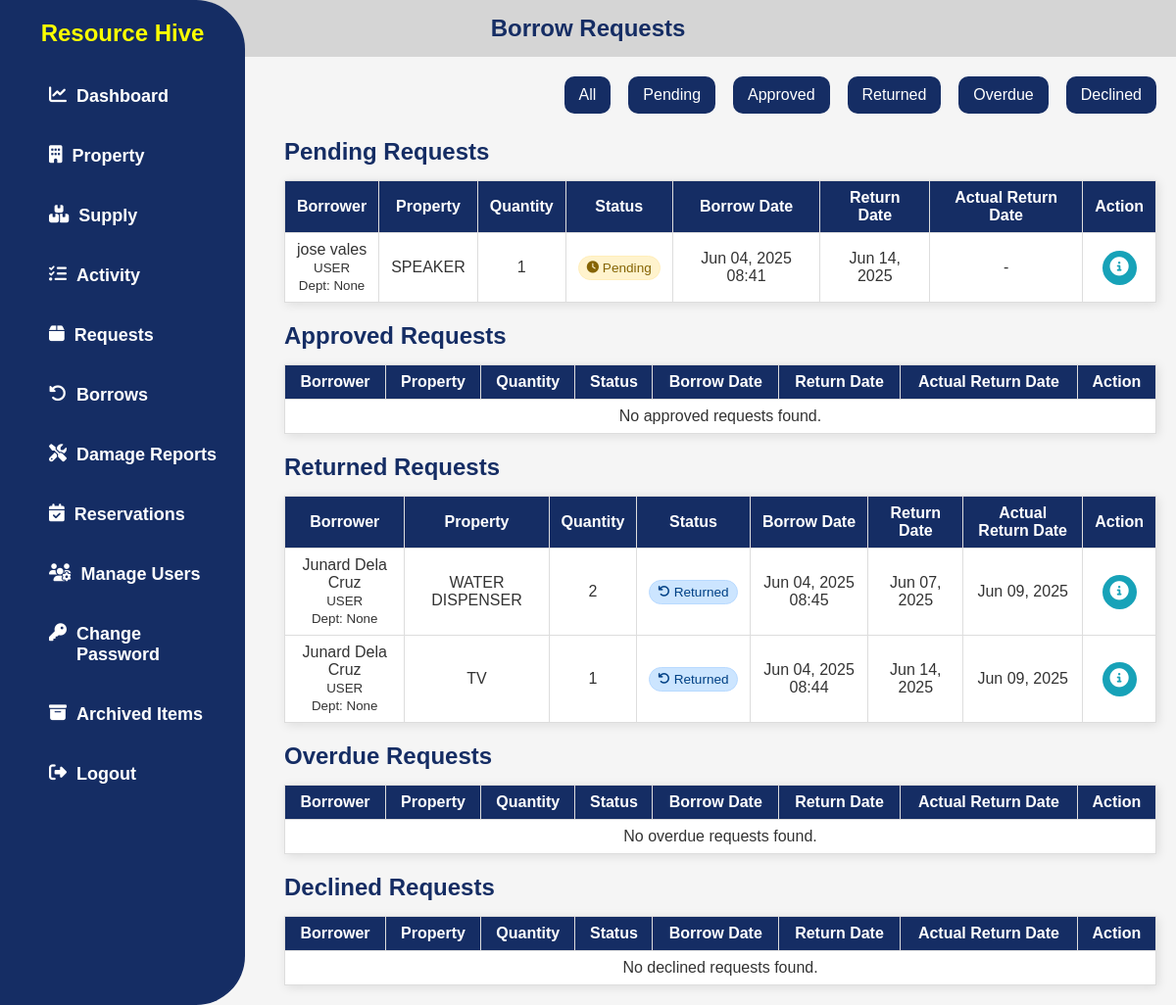
Before: /my-borrow-requests/ (signed in) with the older database file.
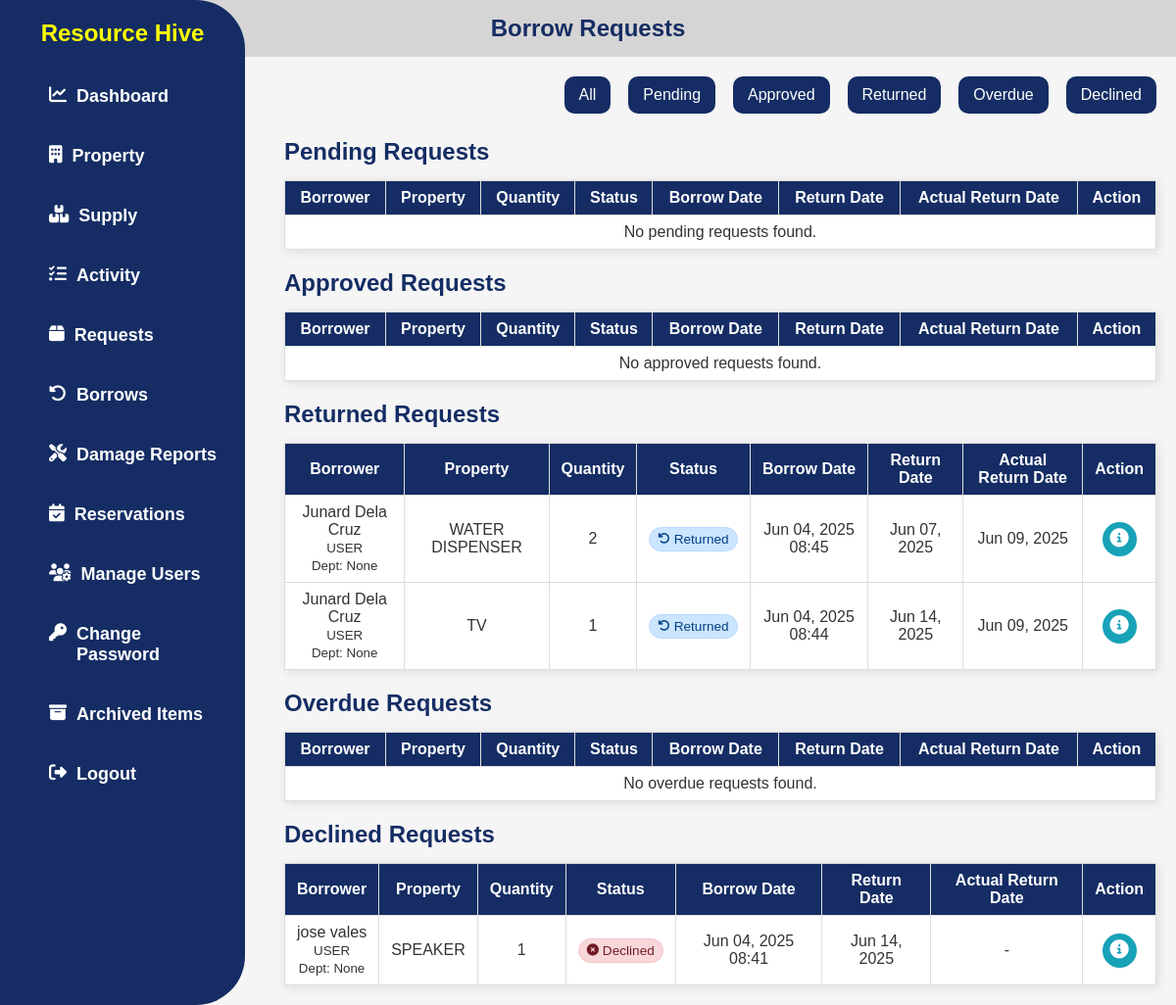
After: the same page with the newer database file.
### app/models.py (models this page shows, shortened)
class BorrowRequest(models.Model):
    STATUS_CHOICES = [
        ('pending', 'Pending'),
        ('approved', 'Approved'),
        ('returned', 'Returned'),
        ('overdue', 'Overdue'),
        ('declined', 'Declined'),
    ]
    user = models.ForeignKey(User, on_delete=models.CASCADE)
    property = models.ForeignKey(Property, on_delete=models.CASCADE)
    quantity = models.PositiveIntegerField()
    status = models.CharField(max_length=20, choices=STATUS_CHOICES, default='pending')
    remarks = models.TextField(blank=True, null=True)
    borrow_date = models.DateTimeField(auto_now_add=True)
    return_date = models.DateField()
    actual_return_date = models.DateField(null=True, blank=True)
    purpose = models.TextField()
    @classmethod
    def check_overdue_items(cls):
        today = timezone.now().date()
        overdue_requests = cls.objects.filter(
            status='approved',
            return_date__lt=today
        )
        for request in overdue_requests:
            request.status = 'overdue'
            request.save()

class UserProfile(models.Model):
    user = models.OneToOneField(User, on_delete=models.CASCADE)
    ROLE_CHOICES = [
        ('ADMIN', 'ADMIN'),
        ('USER', 'USER'),
    ]
    role = models.CharField(max_length=20, choices=ROLE_CHOICES)
    department = models.ForeignKey(Department, on_delete=models.SET_NULL, null=True, blank=True)
    phone = models.CharField(max_length=20, blank=True, null=True)

class Property(models.Model):
    CONDITION_CHOICES = [
        ('In good condition', 'In good condition'),
        ('Needing repair', 'Needing repair'),
        ('Unserviceable', 'Unserviceable'),
        ('Obsolete', 'Obsolete'),
        ('No longer needed', 'No longer needed'),
        ('Not used since purchased', 'Not used since purchased'),
    ]
    AVAILABILITY_CHOICES = [
        ('available', 'Available'),
        ('not_available', 'Not Available'),
    ]
    property_number = models.CharField(max_length=100, unique=True, null=True, blank=True)
    property_name = models.CharField(max_length=100)
    category = models.ForeignKey(PropertyCategory, on_delete=models.SET_NULL, null=True, blank=True)
    description = models.TextField(null=True, blank=True)
    barcode = models.CharField(max_length=150, unique=True, null=True, blank=True)
    unit_of_measure = models.CharField(max_length=50, null=True, blank=True)
    unit_value = models.DecimalField(
        max_digits=10, decimal_places=2,
        blank=True, null=True,
        validators=[MinValueValidator(0)]
    )
    overall_quantity = models.PositiveIntegerField(validators=[MinValueValidator(0)], default=0)
    quantity = models.PositiveIntegerField(validators=[MinValueValidator(0)], default=0)
    location = models.CharField(max_length=255, null=True, blank=True)
    condition = models.CharField(max_length=100, choices=CONDITION_CHOICES, default='In good condition')
    availability = models.CharField(max_length=20, choices=AVAILABILITY_CHOICES, default='available')
    is_archived = models.BooleanField(default=False)

### app/views.py (the view)
# urls.py: path('my-borrow-requests/', UserBorrowRequestListView.as_view(), name='user_borrow_requests'),
class UserBorrowRequestListView(PermissionRequiredMixin, ListView):
    model = BorrowRequest
    template_name = 'app/borrow.html'
    permission_required = 'app.view_admin_module'
    context_object_name = 'borrow_requests'
    paginate_by = 10
    def get_queryset(self):
        BorrowRequest.check_overdue_items()
        return BorrowRequest.objects \
            .select_related('user', 'user__userprofile', 'property') \
            .order_by('-borrow_date')
    def get_context_data(self, **kwargs):
        context = super().get_context_data(**kwargs)
        all_requests = self.get_queryset()
        context['pending_requests'] = all_requests.filter(status='pending')
        context['approved_requests'] = all_requests.filter(status='approved')
        context['returned_requests'] = all_requests.filter(status='returned')
        context['overdue_requests'] = all_requests.filter(status='overdue')
        context['declined_requests'] = all_requests.filter(status='declined')
        return context

### app/templates/app/borrow.html (shortened to what the changed rows need)
{% load static %}
<!DOCTYPE html>
<html lang="en">
<head>
  <link rel="stylesheet" href="{% static 'css/style.css' %}" />
  <link rel="stylesheet" href="https://cdnjs.cloudflare.com/ajax/libs/font-awesome/6.4.2/css/all.min.css" />
</head>
<body>
  {% include 'app/navbar.html' %}
  <div class="parent">
    <div class="div1">
      <h2>Borrow Requests</h2>
    </div>
    <main class="content">
      <div class="status-table" data-status="pending">
        <table>
          <thead>
            <tr>
              <th>Borrower</th>
              <th>Property</th>
              <th>Quantity</th>
              <th>Status</th>
              <th>Borrow Date</th>
              <th>Return Date</th>
              <th>Actual Return Date</th>
              <th>Action</th>
            </tr>
          </thead>
          <tbody>
            {% for request in pending_requests %}
            <tr>
              <td>
                {% with request.user.first_name as first_name %}
                {% with request.user.last_name as last_name %}
                  {% if first_name or last_name %}
                    {{ first_name }} {{ last_name }}
                  {% else %}
                    {{ request.user.username }}
                  {% endif %}
                {% endwith %}
                {% endwith %}
                <br/>
                <small>{{ request.user.userprofile.get_role_display }}<br/>Dept: {{ request.user.userprofile.department }}</small>
              </td>
              <td>{{ request.property.property_name }}</td>
              <td>{{ request.quantity }}</td>
              <td>
                <span class="status-badge status-{{ request.status|lower|cut:' ' }}">
                  {% if request.status == 'pending' %}
                    <i class="fas fa-clock"></i>
                  {% elif request.status == 'approved' %}
                    <i class="fas fa-check-circle"></i>
                  {% elif request.status == 'returned' %}
                    <i class="fas fa-undo"></i>
                  {% elif request.status == 'overdue' %}
                    <i class="fas fa-exclamation-circle"></i>
                  {% elif request.status == 'declined' %}
                    <i class="fas fa-times-circle"></i>
                  {% endif %}
                  {{ request.get_status_display }}
                </span>
              </td>
              <td>{{ request.borrow_date|date:"M d, Y H:i" }}</td>
              <td>{{ request.return_date|date:"M d, Y" }}</td>
              <td>{% if request.actual_return_date %}{{ request.actual_return_date|date:"M d, Y" }}{% else %}-{% endif %}</td>
              <td>
                <a href="{% url 'borrow_request_details' request.id %}" class="details-btn" title="View Details">
                  <i class="fas fa-info-circle"></i>
                </a>
              </td>
            </tr>
            {% empty %}
            <tr><td colspan="8">No pending requests found.</td></tr>
            {% endfor %}
          </tbody>
        </table>
      </div>
      <div class="status-table" data-status="approved">
        <table>
          <thead>
            <tr>
              <th>Borrower</th>
              <th>Property</th>
              <th>Quantity</th>
              <th>Status</th>
              <th>Borrow Date</th>
              <th>Return Date</th>
              <th>Actual Return Date</th>
              <th>Action</th>
            </tr>
          </thead>
        </table>
      </div>
      <div class="status-table" data-status="returned">
        <table>
          <thead>
            <tr>
              <th>Borrower</th>
              <th>Property</th>
              <th>Quantity</th>
              <th>Status</th>
              <th>Borrow Date</th>
              <th>Return Date</th>
              <th>Actual Return Date</th>
              <th>Action</th>
            </tr>
          </thead>
          <tbody>
            {% for request in returned_requests %}
            <tr>
              <td>
                {% with request.user.first_name as first_name %}
                {% with request.user.last_name as last_name %}
                  {% if first_name or last_name %}
                    {{ first_name }} {{ last_name }}
                  {% else %}
                    {{ request.user.username }}
                  {% endif %}
                {% endwith %}
                {% endwith %}
                <br/>
                <small>{{ request.user.userprofile.get_role_display }}<br/>Dept: {{ request.user.userprofile.department }}</small>
              </td>
              <td>{{ request.property.property_name }}</td>
              <td>{{ request.quantity }}</td>
              <td>
                <span class="status-badge status-{{ request.status|lower|cut:' ' }}">
                  {% if request.status == 'pending' %}
                    <i class="fas fa-clock"></i>
                  {% elif request.status == 'approved' %}
                    <i class="fas fa-check-circle"></i>
                  {% elif request.status == 'returned' %}
                    <i class="fas fa-undo"></i>
                  {% elif request.status == 'overdue' %}
                    <i class="fas fa-exclamation-circle"></i>
                  {% elif request.status == 'declined' %}
                    <i class="fas fa-times-circle"></i>
                  {% endif %}
                  {{ request.get_status_display }}
                </span>
              </td>
              <td>{{ request.borrow_date|date:"M d, Y H:i" }}</td>
              <td>{{ request.return_date|date:"M d, Y" }}</td>
              <td>{{ request.actual_return_date|date:"M d, Y" }}</td>
              <td>
                <a href="{% url 'borrow_request_details' request.id %}" class="details-btn" title="View Details">
                  <i class="fas fa-info-circle"></i>
                </a>
              </td>
            </tr>
            {% empty %}
            <tr><td colspan="8">No returned requests found.</td></tr>
            {% endfor %}
          </tbody>
        </table>
      </div>
      <div class="status-table" data-status="overdue">
        <table>
          <thead>
            <tr>
              <th>Borrower</th>
              <th>Property</th>
              <th>Quantity</th>
              <th>Status</th>
              <th>Borrow Date</th>
              <th>Return Date</th>
              <th>Actual Return Date</th>
              <th>Action</th>
            </tr>
          </thead>
        </table>
      </div>
      <div class="status-table" data-status="declined">
        <table>
          <thead>
            <tr>
              <th>Borrower</th>
              <th>Property</th>
              <th>Quantity</th>
              <th>Status</th>
              <th>Borrow Date</th>
              <th>Return Date</th>
              <th>Actual Return Date</th>
              <th>Action</th>
            </tr>
          </thead>
          <tbody>
            {% for request in declined_requests %}
            <tr>
              <td>
                {% with request.user.first_name as first_name %}
                {% with request.user.last_name as last_name %}
                  {% if first_name or last_name %}
                    {{ first_name }} {{ last_name }}
                  {% else %}
                    {{ request.user.username }}
                  {% endif %}
                {% endwith %}
                {% endwith %}
                <br/>
                <small>{{ request.user.userprofile.get_role_display }}<br/>Dept: {{ request.user.userprofile.department }}</small>
              </td>
              <td>{{ request.property.property_name }}</td>
              <td>{{ request.quantity }}</td>
              <td>
                <span class="status-badge status-{{ request.status|lower|cut:' ' }}">
                  {% if request.status == 'pending' %}
                    <i class="fas fa-clock"></i>
                  {% elif request.status == 'approved' %}
                    <i class="fas fa-check-circle"></i>
                  {% elif request.status == 'returned' %}
                    <i class="fas fa-undo"></i>
                  {% elif request.status == 'overdue' %}
                    <i class="fas fa-exclamation-circle"></i>
                  {% elif request.status == 'declined' %}
                    <i class="fas fa-times-circle"></i>
                  {% endif %}
                  {{ request.get_status_display }}
                </span>
              </td>
              <td>{{ request.borrow_date|date:"M d, Y H:i" }}</td>
              <td>{{ request.return_date|date:"M d, Y" }}</td>
              <td>{% if request.actual_return_date %}{{ request.actual_return_date|date:"M d, Y" }}{% else %}-{% endif %}</td>
              <td>
                <a href="{% url 'borrow_request_details' request.id %}" class="details-btn" title="View Details">
                  <i class="fas fa-info-circle"></i>
                </a>
              </td>
            </tr>
            {% empty %}
            <tr><td colspan="8">No declined requests found.</td></tr>
            {% endfor %}
          </tbody>
        </table>
      </div>
    </main>
  </div>
</body>
</html>

Changed rows visible on the page:
changed BorrowRequest "jose": moves from the list under "Pending Requests" to the list under "Declined Requests"
Other visible differences:
text no longer shown: "No declined requests found."
text now shown: "No pending requests found."
